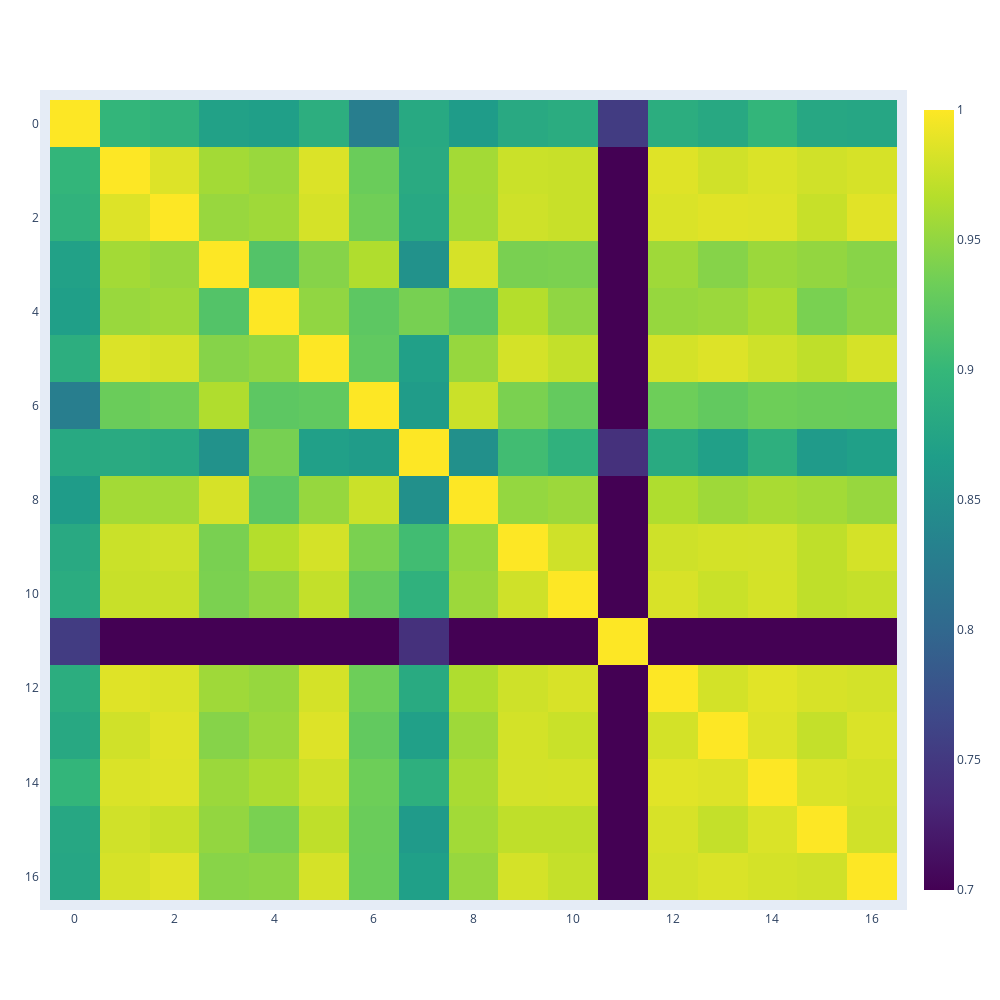

Write notebook code for a chart like this one.
### Code cell
freq_fig = plotly_imshow(np.cos(frequency_proc_distance), zmin=0.7, zmax=1)
freq_fig.show()

### Figure 1 — Plotly figure (JSON) as saved in the notebook; plotly's stock layout.template omitted (floating-point values rounded to 4 significant figures; data arrays with more than 128 entries replaced by an {"elided": "..."} marker saying what was removed)
{"data": [{"colorscale": [[0, "#440154"], [0.1111, "#482878"], [0.2222, "#3e4989"], [0.3333, "#31688e"], [0.4444, "#26828e"], [0.5556, "#1f9e89"], [0.6667, "#35b779"], [0.7778, "#6ece58"], [0.8889, "#b5de2b"], [1, "#fde725"]], "type": "heatmap", "z": {"elided": "17x17 float values"}, "zmax": 1, "zmin": 0.7}], "layout": {"autosize": false, "height": 1000, "margin": {"b": 100, "l": 50, "pad": 10, "r": 50, "t": 100}, "width": 1000, "yaxis": {"autorange": "reversed"}}}
